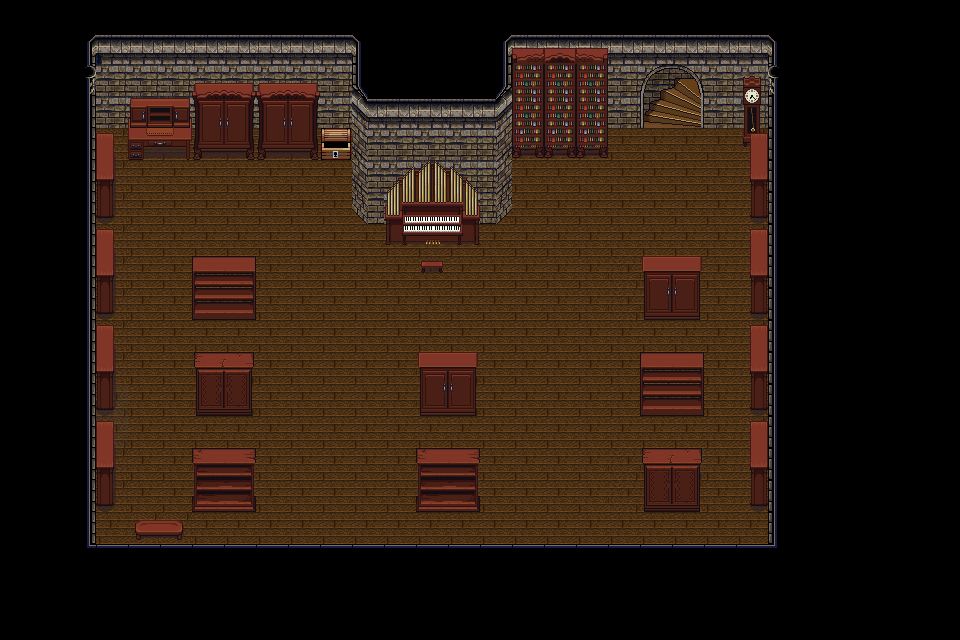

A level layout from a 2D game, rendered from its tile map. Below: a short description, then the map file with tile-grid data replaced by summaries:
An orthogonal 30x20 tile map with 32x32 px tiles, 4 tile layers (Calque de Tuiles 2, Calque de Tuiles 1, Calque de Tuiles 3, Calque de Tuiles 4), 5 tilesets and 37 objects (ExitBarCave, EntranceBarCave, Spawn, AucuneInteraction).

<map version="1.10" tiledversion="1.11.1" orientation="orthogonal" renderorder="right-down" width="30" height="20" tilewidth="32" tileheight="32" infinite="0" nextlayerid="7" nextobjectid="39">
 <tileset firstgid="1" source="../tsx/stone_house_interiormodif_edit.tsx" />
 <tileset firstgid="257" source="../tsx/lpc-ship-preview.tsx" />
 <tileset firstgid="4345" source="../tsx/dark-wood.tsx" />
 <tileset firstgid="4857" source="../tsx/chest2.tsx" />
 <tileset firstgid="4859" source="../tsx/stone_house_interior.tsx" />
 <layer id="2" name="Calque de Tuiles 2" width="30" height="20">
  <data>[600 cells, 82 non-empty, 5 distinct tile ids]</data>
 </layer>
 <objectgroup id="5" name="Collisions">
  <object id="1" x="386.333" y="224" width="90.6667" height="19.3333" />
  <object id="2" x="368" y="99.6667" width="127" height="123.667" />
  <object id="3" x="495" y="35.3333" width="17" height="173.333" />
  <object id="4" x="351.333" y="35.3333" width="12.6667" height="171.667" />
  <object id="5" x="512" y="35.6667" width="255.333" height="92.3333" />
  <object id="6" x="768" y="35.3333" width="10" height="514.667" />
  <object id="7" x="87" y="544" width="679.667" height="8.33333" />
  <object id="8" x="87" y="35" width="11.6667" height="508" />
  <object id="9" x="99" y="35.3333" width="249.667" height="92.3333" />
  <object id="10" x="129.333" y="127.667" width="61" height="31" />
  <object id="11" x="195.667" y="128.667" width="56.6667" height="30" />
  <object id="12" x="260.333" y="129" width="56.3333" height="28.6667" />
  <object id="13" x="322.667" y="130.333" width="27.6667" height="27.3333" />
  <object id="14" x="422.667" y="265.333" width="19.3333" height="6.66667" />
  <object id="15" x="193.333" y="301" width="62" height="18.6667" />
  <object id="16" x="196" y="399.667" width="55.3333" height="15.6667" />
  <object id="17" x="193" y="495" width="63" height="16.6667" />
  <object id="18" x="137.667" y="525.333" width="43.6667" height="13.6667" />
  <object id="19" x="416.333" y="497" width="63" height="14.6667" />
  <object id="20" x="645.333" y="492.667" width="54" height="17.6667" />
  <object id="22" x="752" y="441.333" width="14.3333" height="62.6667" />
  <object id="23" x="751.667" y="345.667" width="16.3333" height="62.3333" />
  <object id="24" x="751.667" y="247.333" width="16.3333" height="65" />
  <object id="25" x="752" y="154" width="15.6667" height="61.6667" />
  <object id="26" x="744.667" y="128" width="14.6667" height="15.3333" />
  <object id="27" x="514.333" y="128" width="94" height="28.3333" />
  <object id="28" x="645" y="301.333" width="55" height="17.3333" />
  <object id="29" x="641.333" y="395" width="62" height="20.3333" />
  <object id="30" x="420.333" y="396.667" width="55.3333" height="19" />
  <object id="31" x="98.6667" y="159.333" width="14" height="57" />
  <object id="32" x="97.3333" y="249" width="15.6667" height="63.6667" />
  <object id="33" x="98" y="343" width="14.6667" height="65" />
  <object id="34" x="99" y="439" width="13.6667" height="64.6667" />
 </objectgroup>
 <objectgroup id="6" name="Waypoints">
  <object id="35" name="ExitBarCave" x="641.667" y="65.3333" width="61.6667" height="84.6667" />
  <object id="36" name="EntranceBarCave" x="673.333" y="149">
   <point />
  </object>
  <object id="37" name="Spawn" x="672.5" y="146">
   <point />
  </object>
  <object id="38" name="AucuneInteraction" x="93" y="529" width="14" height="13.5" />
 </objectgroup>
 <layer id="1" name="Calque de Tuiles 1" width="30" height="20">
  <data>[600 cells, 600 non-empty, 58 distinct tile ids]</data>
 </layer>
 <layer id="3" name="Calque de Tuiles 3" width="30" height="20">
  <data>[600 cells, 46 non-empty, 33 distinct tile ids]</data>
 </layer>
 <layer id="4" name="Calque de Tuiles 4" width="30" height="20">
  <data>[600 cells, 9 non-empty, 3 distinct tile ids]</data>
 </layer>
</map>
